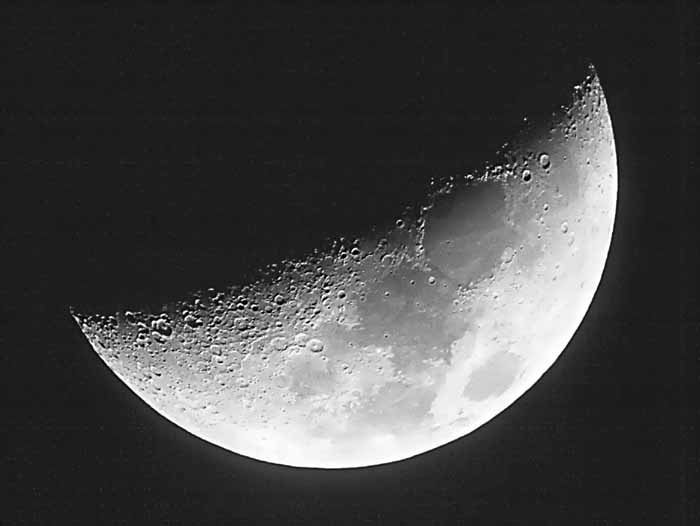
%> input picture moon.jpg, 700 x 526 px
$ octave high_boost.m   (GNU Octave 9; MATLAB toolbox functions it lacks are replaced by stand-ins)
%> lines starting %> are read from the running program, lines starting %| are printed output that depends on the picture
clc;
clear;
image = imread('moon.jpg');
%> image is the input picture: size 526x700 uint8; min 0, max 255, mean 69.7
c = 2;

% For Unsharp masking : set c = 1
% For High-boost filtering : set c > 1

% averaging_mask = 1/9 * ones(3,3);
% 5x5 Gaussian averaging filter :
averaging_mask = 1/273 * [1,4,7,4,1;4,16,26,16,4;7,26,41,26,7;4,16,26,16,4;1,4,7,4,1];
averaged_image = uint8(filter2(averaging_mask,image, 'same'));

high_boost_mask = imsubtract(image, averaged_image);
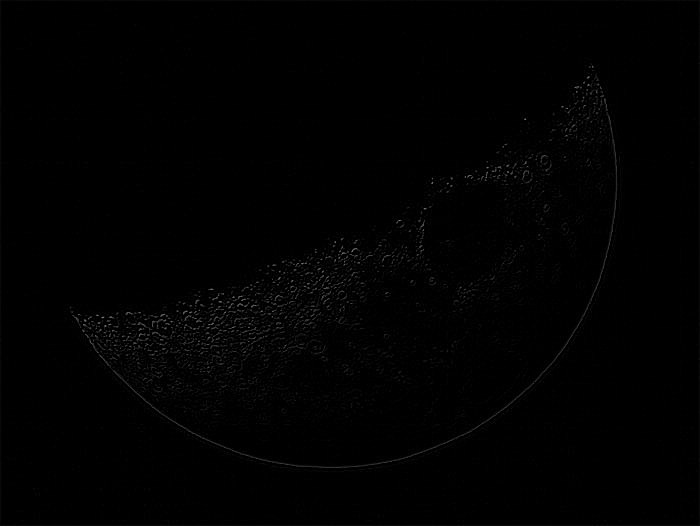
%> high_boost_mask: size 526x700 uint8; min 0, max 123, mean 1.3
final_image = imadd(image, c*high_boost_mask);
imshowpair(image, final_image, 'montage')
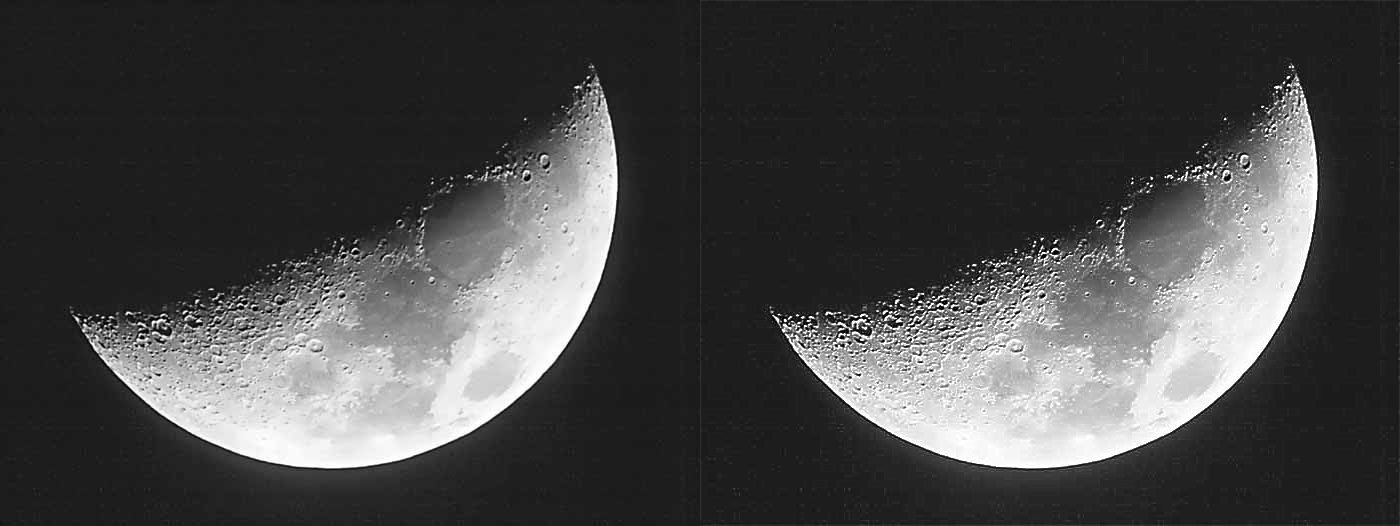
%> displayed picture: size 526x1400, on the screen's scale of 0 to 255; min 0, max 255, mean 70.7
